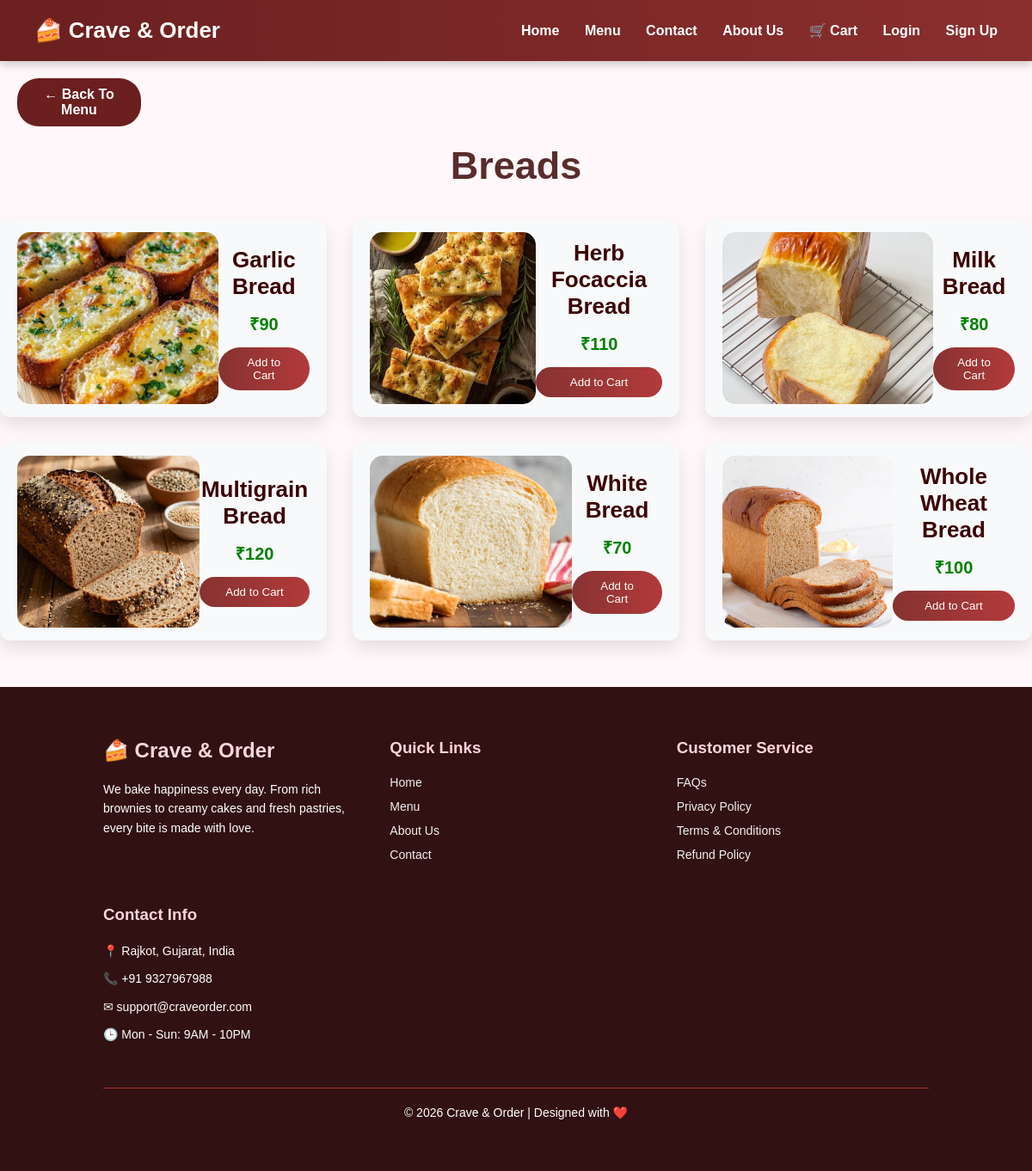
Screenshot of /bread.php with the database file from the repository.
### tables this page shows
CREATE TABLE IF NOT EXISTS products (
    id          INT AUTO_INCREMENT PRIMARY KEY,
    name        VARCHAR(150)        NOT NULL,
    price       DECIMAL(10,2)       NOT NULL,
    image       VARCHAR(255)        NOT NULL,
    category    VARCHAR(50)         NOT NULL,
    created_at  DATETIME            DEFAULT CURRENT_TIMESTAMP
);

### bread.php (called while the page is built)
<?php
$category  = "bread";
$pageTitle = "Breads";
include "category_page.php";

### category_page.php (the view, shortened to what this page needs)
<?php
require_once 'db.php';
$products = [];
try {
    if ($conn && !$conn->connect_error) {
        $stmt = $conn->prepare("SELECT * FROM products WHERE category = ? ORDER BY id");
        if ($stmt) {
            $stmt->bind_param("s", $category);
            $stmt->execute();
            $rows = $stmt->get_result()->fetch_all(MYSQLI_ASSOC);
            if (!empty($rows)) $products = $rows;
        }
    }
} catch (Exception $e) {}
?>
<!DOCTYPE html>
<html lang="en">
<head>
    <link rel="stylesheet" href="style.css">
    <link rel="stylesheet" href="https://cdnjs.cloudflare.com/ajax/libs/font-awesome/6.5.0/css/all.min.css">
</head>
<body>
<?php include 'header.php'; ?>
<main id="order">
    <a href="menu.php" class="back-btn">&#8592; Back To Menu</a>
    <section>
        <h1 class="h1"><?= htmlspecialchars($pageTitle) ?></h1><br><br>
        <div class="order-list">
            <?php if (empty($products)): ?>
                <p style="text-align:center;padding:40px;">No products found.</p>
            <?php else: foreach ($products as $p):
                $pname  = htmlspecialchars($p['name']);
                $pprice = (float)(isset($p['price']) ? $p['price'] : 0);
                $pimg   = htmlspecialchars(isset($p['image']) ? $p['image'] : '');
            ?>
                <div class="order-item">
                    <img src="<?= $pimg ?>" alt="<?= $pname ?>">
                    <div class="order-info">
                        <h3><?= $pname ?></h3>
                        <span class="price">&#8377;<?= number_format($pprice, 0) ?></span>
                        <button onclick="addToCart('<?= addslashes($pname) ?>', <?= $pprice ?>)">Add to Cart</button>
                    </div>
                </div>
            <?php endforeach; endif; ?>
        </div>
    </section><br><br><br>
</main>
<?php include 'footer.php'; ?>
</body>
</html>

### header.php (shortened to what this page needs)
<header>
    <h1>🍰 Crave &amp; Order</h1>
    <nav>
        <a href="index.php">Home</a>
        <a href="menu.php">Menu</a>
        <a href="contact.php">Contact</a>
        <a href="aboutus.php">About Us</a>
        <a href="cart.php">🛒 Cart
        </a>
        <?php if (isset($_SESSION['user_id'])): ?>
            <a href="profile.php">👤 <?= htmlspecialchars($_SESSION['user_name']) ?></a>
            <?php if ($_SESSION['user_role'] == 'admin'): ?>
                <a href="admin.php">⚙️ Admin</a>
            <?php endif; ?>
            <a href="logout.php">Logout</a>
        <?php else: ?>
            <a href="login.php">Login</a>
            <a href="signup.php">Sign Up</a>
        <?php endif; ?>
    </nav>
</header>

### footer.php
<footer class="footer">
    <div class="footer-container">
        <div class="footer-column">
            <h2>🍰 Crave &amp; Order</h2>
            <p>We bake happiness every day. From rich brownies to creamy cakes and fresh pastries, every bite is made with love.</p>
        </div>
        <div class="footer-column">
            <h3>Quick Links</h3>
            <ul>
                <li><a href="index.php">Home</a></li>
                <li><a href="menu.php">Menu</a></li>
                <li><a href="aboutus.php">About Us</a></li>
                <li><a href="contact.php">Contact</a></li>
            </ul>
        </div>
        <div class="footer-column">
            <h3>Customer Service</h3>
            <ul>
                <li><a href="faq.php">FAQs</a></li>
                <li><a href="privacy.php">Privacy Policy</a></li>
                <li><a href="terms.php">Terms &amp; Conditions</a></li>
                <li><a href="refund.php">Refund Policy</a></li>
            </ul>
        </div>
        <div class="footer-column">
            <h3>Contact Info</h3>
            <p>📍 Rajkot, Gujarat, India</p>
            <p>📞 +91 9327967988</p>
            <p>✉ support@craveorder.com</p>
            <p>🕒 Mon - Sun: 9AM - 10PM</p>
        </div>
    </div>
    <div class="footer-bottom">
        © 2026 Crave &amp; Order | Designed with ❤️
    </div>
</footer>

### style.css (style rules this page uses)
* { margin: 0; padding: 0; box-sizing: border-box; font-family: 'Franklin Gothic Medium', Arial, sans-serif; }
body { background: #fff7f9; color: #333; }
header { background: linear-gradient(to right, #6b1f1f, #8b2f2f); color: white; padding: 20px 40px; display: flex; justify-content: space-between; align-items: center; position: sticky; top: 0; z-index: 1000; box-shadow: 0 4px 10px rgba(0,0,0,0.2); }
header h1 { font-size: 26px; }
nav a { color: white; text-decoration: none; margin-left: 25px; font-weight: bold; }
#order { background: linear-gradient(#e8a78e96); background-size: cover; background-position: center; background-repeat: no-repeat; display: flex; flex-direction: column; background-attachment: fixed; background-repeat: no-repeat; text-align: center; padding: 0px; }
.h1 { color:#5a2c2c; font-size:45px; text-align:center; }
.order-list { display: grid; grid-template-columns: repeat(3, 1fr); gap: 30px; max-width: 1200px; margin: auto; }
.order-item { background: rgb(242, 226, 221); padding: 20px; border-radius: 20px; box-shadow: 0 10px 20px rgba(0,0,0,0.1); text-align: center; transition: 0.3s; }
.order-item img { width: 100%; height: 200px; object-fit: cover; border-radius: 15px; }
.order-info h3 { font-size: 26px; color: #3c0000; margin-bottom: 10px; }
.price { font-size: 20px; font-weight: bold; color:green; margin-bottom: 10px; display: block; }
.order-info button { background: linear-gradient(to right, #873232, #b33a3a); border: none; color: white; padding: 10px 25px; border-radius: 25px; cursor: pointer; }
.back-btn { width: 12%; display: inline-block; margin: 20px; background: #6b1f1f; color: white; padding: 10px 22px; border-radius: 25px; text-decoration: none; font-weight: 600; transition: 0.3s; align-self: start; }
.footer { background: #311111; color: white; padding: 60px 10%; }
.footer-container { display: grid; grid-template-columns: repeat(auto-fit, minmax(220px, 1fr)); gap: 40px; }
.footer-column h2, .footer-column h3 { margin-bottom: 20px; color: #ffd6d6; }
.footer-column p { margin-bottom: 10px; font-size: 14px; line-height: 1.6; }
.footer-column ul { list-style: none; padding: 0; }
.footer-column ul li { margin-bottom: 10px; }
.footer-column ul li a { text-decoration: none; color: #f1f1f1; font-size: 14px; transition: 0.3s; }
.footer-bottom { text-align: center; margin-top: 40px; padding-top: 20px; border-top: 1px solid #a33; font-size: 14px; }
.order-item { display: flex; justify-content: space-between; align-items: center; padding: 15px 20px; background: #f8f9fa; border-radius: 12px; transition: all 0.3s ease; }
.order-info { display: flex; flex-direction: column; gap: 4px; }

### rows the page displays
products: image+name (picture), name "Garlic Bread", price "90"
products: image+name (picture), name "Herb Focaccia Bread", price "110"
products: image+name (picture), name "Milk Bread", price "80"
products: image+name (picture), name "Multigrain Bread", price "120"
products: image+name (picture), name "White Bread", price "70"
products: image+name (picture), name "Whole Wheat Bread", price "100"

### other values shown
$pageTitle "Breads"
